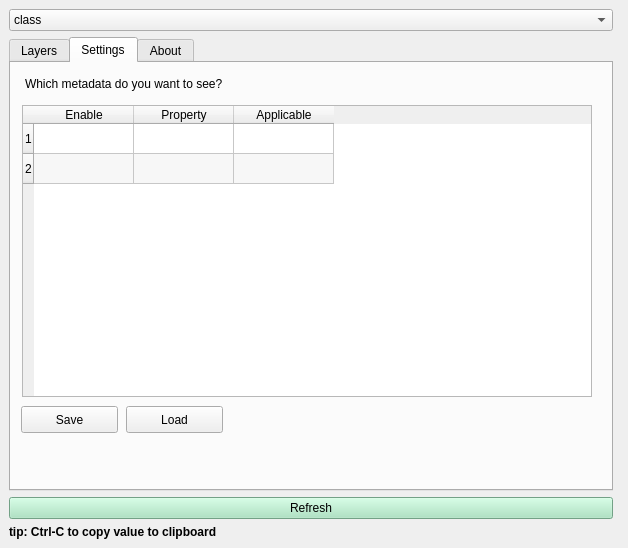
<?xml version="1.0" encoding="UTF-8"?>
<ui version="4.0">
 <class>LayerMetadata</class>
 <widget class="QDockWidget" name="LayerMetadata">
  <property name="geometry">
   <rect>
    <x>0</x>
    <y>0</y>
    <width>628</width>
    <height>548</height>
   </rect>
  </property>
  <property name="windowTitle">
   <string>Layer Metadata</string>
  </property>
  <widget class="QWidget" name="dockWidgetContents">
   <layout class="QGridLayout" name="gridLayout">
    <item row="4" column="0">
     <widget class="QPushButton" name="pbRefresh">
      <property name="styleSheet">
       <string notr="true">background-color: rgb(161, 226, 188);</string>
      </property>
      <property name="text">
       <string>Refresh</string>
      </property>
     </widget>
    </item>
    <item row="1" column="0">
     <widget class="QComboBox" name="cbGrouping">
      <property name="currentIndex">
       <number>0</number>
      </property>
      <item>
       <property name="text">
        <string>class</string>
       </property>
      </item>
      <item>
       <property name="text">
        <string>crs</string>
       </property>
      </item>
      <item>
       <property name="text">
        <string>extent</string>
       </property>
      </item>
      <item>
       <property name="text">
        <string>geom</string>
       </property>
      </item>
      <item>
       <property name="text">
        <string>id</string>
       </property>
      </item>
      <item>
       <property name="text">
        <string>layername</string>
       </property>
      </item>
      <item>
       <property name="text">
        <string>provider</string>
       </property>
      </item>
      <item>
       <property name="text">
        <string>url</string>
       </property>
      </item>
     </widget>
    </item>
    <item row="7" column="0" colspan="2">
     <widget class="QLabel" name="label">
      <property name="font">
       <font>
        <weight>75</weight>
        <bold>true</bold>
       </font>
      </property>
      <property name="text">
       <string>tip: Ctrl-C to copy value to clipboard</string>
      </property>
     </widget>
    </item>
    <item row="3" column="0">
     <widget class="QTabWidget" name="tabWidget">
      <property name="currentIndex">
       <number>1</number>
      </property>
      <widget class="QWidget" name="tab">
       <attribute name="title">
        <string>Layers</string>
       </attribute>
       <layout class="QGridLayout" name="gridLayout_3">
        <item row="0" column="0">
         <widget class="QTreeWidget" name="treeWidget">
          <property name="editTriggers">
           <set>QAbstractItemView::NoEditTriggers</set>
          </property>
          <property name="alternatingRowColors">
           <bool>true</bool>
          </property>
          <property name="selectionMode">
           <enum>QAbstractItemView::SingleSelection</enum>
          </property>
          <property name="itemsExpandable">
           <bool>true</bool>
          </property>
          <property name="sortingEnabled">
           <bool>true</bool>
          </property>
          <property name="animated">
           <bool>false</bool>
          </property>
          <property name="expandsOnDoubleClick">
           <bool>true</bool>
          </property>
          <property name="columnCount">
           <number>2</number>
          </property>
          <attribute name="headerCascadingSectionResizes">
           <bool>true</bool>
          </attribute>
          <attribute name="headerDefaultSectionSize">
           <number>100</number>
          </attribute>
          <attribute name="headerMinimumSectionSize">
           <number>100</number>
          </attribute>
          <attribute name="headerStretchLastSection">
           <bool>true</bool>
          </attribute>
          <column>
           <property name="text">
            <string>Group by</string>
           </property>
           <property name="textAlignment">
            <set>AlignLeft|AlignTop</set>
           </property>
          </column>
          <column>
           <property name="text">
            <string>Value</string>
           </property>
           <property name="textAlignment">
            <set>AlignLeft|AlignTop</set>
           </property>
          </column>
         </widget>
        </item>
       </layout>
      </widget>
      <widget class="QWidget" name="tab_2">
       <attribute name="title">
        <string>Settings</string>
       </attribute>
       <widget class="QTableWidget" name="tabShow">
        <property name="geometry">
         <rect>
          <x>11</x>
          <y>42</y>
          <width>570</width>
          <height>292</height>
         </rect>
        </property>
        <property name="alternatingRowColors">
         <bool>true</bool>
        </property>
        <property name="sortingEnabled">
         <bool>true</bool>
        </property>
        <property name="rowCount">
         <number>2</number>
        </property>
        <property name="columnCount">
         <number>3</number>
        </property>
        <row/>
        <row/>
        <column>
         <property name="text">
          <string>Enable</string>
         </property>
        </column>
        <column>
         <property name="text">
          <string>Property</string>
         </property>
        </column>
        <column>
         <property name="text">
          <string>Applicable</string>
         </property>
        </column>
       </widget>
       <widget class="QLabel" name="label_3">
        <property name="geometry">
         <rect>
          <x>14</x>
          <y>12</y>
          <width>462</width>
          <height>17</height>
         </rect>
        </property>
        <property name="text">
         <string>Which metadata do you want to see?</string>
        </property>
       </widget>
       <widget class="QPushButton" name="pushButton">
        <property name="geometry">
         <rect>
          <x>10</x>
          <y>343</y>
          <width>97</width>
          <height>27</height>
         </rect>
        </property>
        <property name="text">
         <string>Save</string>
        </property>
       </widget>
       <widget class="QPushButton" name="pushButton_2">
        <property name="geometry">
         <rect>
          <x>115</x>
          <y>343</y>
          <width>97</width>
          <height>27</height>
         </rect>
        </property>
        <property name="text">
         <string>Load</string>
        </property>
       </widget>
      </widget>
      <widget class="QWidget" name="tab_3">
       <attribute name="title">
        <string>About</string>
       </attribute>
       <layout class="QGridLayout" name="gridLayout_4">
        <item row="0" column="0">
         <widget class="QLabel" name="label_2">
          <property name="text">
           <string>plugin by Steven Kay (@stevefaeembra).

This is an alternative Layers panel which is designed to make it easier to get at Layer Metadata. If you spend a lot of time going into layer properties to extract things like extents and proj4 strings, this tool should make it easier and quicker.

You can choose how to group your layers using the combo box at the top.

It's not smart enough to detect changes in the layers table; you can force a refresh with the big green button below, or change the grouping value.

You can copy any value to the clipboard using Ctrl-C.

You can also customise the plugin in the settings tab.</string>
          </property>
          <property name="alignment">
           <set>Qt::AlignLeading|Qt::AlignLeft|Qt::AlignTop</set>
          </property>
          <property name="wordWrap">
           <bool>true</bool>
          </property>
         </widget>
        </item>
       </layout>
      </widget>
     </widget>
    </item>
   </layout>
  </widget>
 </widget>
 <resources/>
 <connections/>
</ui>
